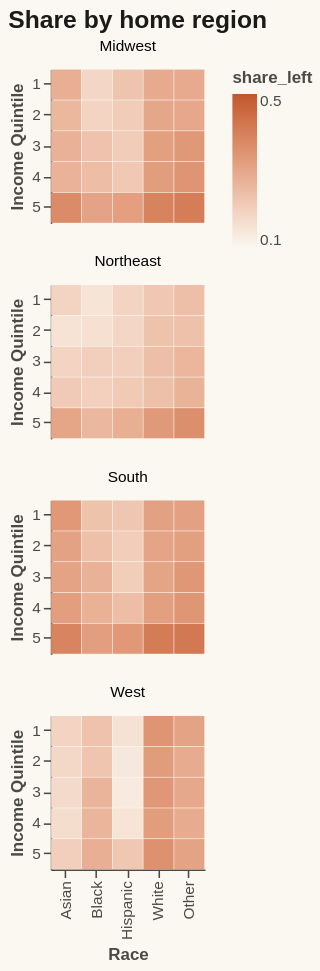

Notebook source saved alongside this figure:
### Code cell
#matrix by region
inc_race_region = (race_inc.groupby(["race", "income_quintile", "o_region"], as_index=False)
           .agg(total=("n", "sum"), stayed=("stayed", "sum")))
inc_race_region["share_left"] = 1 - inc_race_region["stayed"] / inc_race_region["total"]

chart = alt.Chart(inc_race_region).mark_rect().encode(
    alt.X("race:N", title = 'Race', sort = ["Asian", "Black", "Hispanic", "White", "Other"]),
    alt.Y("income_quintile:O", title = 'Income Quintile'),
    alt.Color('share_left', scale= seq(LOSS))
).facet(
    facet = alt.Facet("o_region", title = None),
    columns = 1
).properties(title = "Share by home region").configure_scale(bandPaddingInner=0.02)

chart.save("../static-viz/race-inc-region.svg")

### Figure 1 — Vega-Lite specification as saved in the notebook (floating-point values rounded to 4 significant figures)
{"config": {"background": "#faf8f1", "view": {"stroke": null}, "title": {"color": "#1a1a17", "fontSize": 16, "subtitleColor": "#4a4a44", "anchor": "start"}, "axis": {"labelColor": "#4a4a44", "titleColor": "#4a4a44", "gridColor": "#e9e6df", "domainColor": "#4a4a44", "tickColor": "#4a4a44"}, "legend": {"labelColor": "#4a4a44", "titleColor": "#4a4a44"}, "scale": {"bandPaddingInner": 0.02}}, "data": {"name": "data-cab139ab7f55f1f53bba81e597f198c3"}, "facet": {"field": "o_region", "title": null, "type": "nominal"}, "spec": {"mark": {"type": "rect"}, "encoding": {"color": {"field": "share_left", "scale": {"domain": [0.15, 0.5], "interpolate": "lab", "range": ["#faf8f1", "#c2562b"]}, "type": "quantitative"}, "x": {"field": "race", "sort": ["Asian", "Black", "Hispanic", "White", "Other"], "title": "Race", "type": "nominal"}, "y": {"field": "income_quintile", "title": "Income Quintile", "type": "ordinal"}}}, "columns": 1, "title": "Share by home region", "$schema": "https://vega.github.io/schema/vega-lite/v6.4.1.json", "datasets": {"data-cab139ab7f55f1f53bba81e597f198c3": [{"race": "Asian", "income_quintile": "1", "o_region": "Midwest", "total": 9730, "stayed": 6736, "share_left": 0.3077}, {"race": "Asian", "income_quintile": "1", "o_region": "Northeast", "total": 13665, "stayed": 10540, "share_left": 0.2287}, {"race": "Asian", "income_quintile": "1", "o_region": "South", "total": 15920, "stayed": 10208, "share_left": 0.3588}, {"race": "Asian", "income_quintile": "1", "o_region": "West", "total": 45358, "stayed": 35055, "share_left": 0.2271}, {"race": "Asian", "income_quintile": "2", "o_region": "Midwest", "total": 15914, "stayed": 11289, "share_left": 0.2906}, {"race": "Asian", "income_quintile": "2", "o_region": "Northeast", "total": 25103, "stayed": 20205, "share_left": 0.1951}, {"race": "Asian", "income_quintile": "2", "o_region": "South", "total": 22083, "stayed": 14686, "share_left": 0.335}, {"race": "Asian", "income_quintile": "2", "o_region": "West", "total": 61111, "stayed": 47747, "share_left": 0.2187}, {"race": "Asian", "income_quintile": "3", "o_region": "Midwest", "total": 20756, "stayed": 14474, "share_left": 0.3027}, {"race": "Asian", "income_quintile": "3", "o_region": "Northeast", "total": 28888, "stayed": 22311, "share_left": 0.2277}, {"race": "Asian", "income_quintile": "3", "o_region": "South", "total": 28594, "stayed": 19035, "share_left": 0.3343}, {"race": "Asian", "income_quintile": "3", "o_region": "West", "total": 75633, "stayed": 59358, "share_left": 0.2152}, {"race": "Asian", "income_quintile": "4", "o_region": "Midwest", "total": 21783, "stayed": 15283, "share_left": 0.2984}, {"race": "Asian", "income_quintile": "4", "o_region": "Northeast", "total": 26373, "stayed": 19817, "share_left": 0.2486}, {"race": "Asian", "income_quintile": "4", "o_region": "South", "total": 26394, "stayed": 17297, "share_left": 0.3447}, {"race": "Asian", "income_quintile": "4", "o_region": "West", "total": 80268, "stayed": 63640, "share_left": 0.2072}, {"race": "Asian", "income_quintile": "5", "o_region": "Midwest", "total": 24104, "stayed": 14787, "share_left": 0.3865}, {"race": "Asian", "income_quintile": "5", "o_region": "Northeast", "total": 43557, "stayed": 29271, "share_left": 0.328}, {"race": "Asian", "income_quintile": "5", "o_region": "South", "total": 31893, "stayed": 19112, "share_left": 0.4007}, {"race": "Asian", "income_quintile": "5", "o_region": "West", "total": 106333, "stayed": 80981, "share_left": 0.2384}, {"race": "Black", "income_quintile": "1", "o_region": "Midwest", "total": 373490, "stayed": 290247, "share_left": 0.2229}, {"race": "Black", "income_quintile": "1", "o_region": "Northeast", "total": 221842, "stayed": 178910, "share_left": 0.1935}, {"race": "Black", "income_quintile": "1", "o_region": "South", "total": 1110448, "stayed": 816316, "share_left": 0.2649}, {"race": "Black", "income_quintile": "1", "o_region": "West", "total": 124001, "stayed": 91128, "share_left": 0.2651}, {"race": "Black", "income_quintile": "2", "o_region": "Midwest", "total": 273923, "stayed": 211554, "share_left": 0.2277}, {"race": "Black", "income_quintile": "2", "o_region": "Northeast", "total": 232082, "stayed": 185336, "share_left": 0.2014}, {"race": "Black", "income_quintile": "2", "o_region": "South", "total": 780482, "stayed": 568959, "share_left": 0.271}, {"race": "Black", "income_quintile": "2", "o_region": "West", "total": 109084, "stayed": 80864, "share_left": 0.2587}, {"race": "Black", "income_quintile": "3", "o_region": "Midwest", "total": 111259, "stayed": 81688, "share_left": 0.2658}, {"race": "Black", "income_quintile": "3", "o_region": "Northeast", "total": 103177, "stayed": 78721, "share_left": 0.237}, {"race": "Black", "income_quintile": "3", "o_region": "South", "total": 288736, "stayed": 202139, "share_left": 0.2999}, {"race": "Black", "income_quintile": "3", "o_region": "West", "total": 58013, "stayed": 40796, "share_left": 0.2968}, {"race": "Black", "income_quintile": "4", "o_region": "Midwest", "total": 64928, "stayed": 46974, "share_left": 0.2765}, {"race": "Black", "income_quintile": "4", "o_region": "Northeast", "total": 52267, "stayed": 39923, "share_left": 0.2362}, {"race": "Black", "income_quintile": "4", "o_region": "South", "total": 184063, "stayed": 128253, "share_left": 0.3032}, {"race": "Black", "income_quintile": "4", "o_region": "West", "total": 36993, "stayed": 26071, "share_left": 0.2952}, {"race": "Black", "income_quintile": "5", "o_region": "Midwest", "total": 40668, "stayed": 27137, "share_left": 0.3327}, {"race": "Black", "income_quintile": "5", "o_region": "Northeast", "total": 41400, "stayed": 29493, "share_left": 0.2876}, {"race": "Black", "income_quintile": "5", "o_region": "South", "total": 92348, "stayed": 60478, "share_left": 0.3451}, {"race": "Black", "income_quintile": "5", "o_region": "West", "total": 29666, "stayed": 20552, "share_left": 0.3072}, {"race": "Hispanic", "income_quintile": "1", "o_region": "Midwest", "total": 89317, "stayed": 65986, "share_left": 0.2612}, {"race": "Hispanic", "income_quintile": "1", "o_region": "Northeast", "total": 211920, "stayed": 163277, "share_left": 0.2295}, {"race": "Hispanic", "income_quintile": "1", "o_region": "South", "total": 427719, "stayed": 317524, "share_left": 0.2576}, {"race": "Hispanic", "income_quintile": "1", "o_region": "West", "total": 465261, "stayed": 373283, "share_left": 0.1977}, {"race": "Hispanic", "income_quintile": "2", "o_region": "Midwest", "total": 96392, "stayed": 72804, "share_left": 0.2447}, {"race": "Hispanic", "income_quintile": "2", "o_region": "Northeast", "total": 169457, "stayed": 131604, "share_left": 0.2234}, {"race": "Hispanic", "income_quintile": "2", "o_region": "South", "total": 379608, "stayed": 287789, "share_left": 0.2419}, {"race": "Hispanic", "income_quintile": "2", "o_region": "West", "total": 487913, "stayed": 398473, "share_left": 0.1833}, {"race": "Hispanic", "income_quintile": "3", "o_region": "Midwest", "total": 95076, "stayed": 71831, "share_left": 0.2445}, {"race": "Hispanic", "income_quintile": "3", "o_region": "Northeast", "total": 99216, "stayed": 75526, "share_left": 0.2388}, {"race": "Hispanic", "income_quintile": "3", "o_region": "South", "total": 307826, "stayed": 233639, "share_left": 0.241}, {"race": "Hispanic", "income_quintile": "3", "o_region": "West", "total": 494768, "stayed": 405941, "share_left": 0.1795}, {"race": "Hispanic", "income_quintile": "4", "o_region": "Midwest", "total": 77456, "stayed": 57844, "share_left": 0.2532}, {"race": "Hispanic", "income_quintile": "4", "o_region": "Northeast", "total": 65843, "stayed": 49515, "share_left": 0.248}, {"race": "Hispanic", "income_quintile": "4", "o_region": "South", "total": 179874, "stayed": 129911, "share_left": 0.2778}, {"race": "Hispanic", "income_quintile": "4", "o_region": "West", "total": 317693, "stayed": 256438, "share_left": 0.1928}, {"race": "Hispanic", "income_quintile": "5", "o_region": "Midwest", "total": 40584, "stayed": 26674, "share_left": 0.3427}, {"race": "Hispanic", "income_quintile": "5", "o_region": "Northeast", "total": 55424, "stayed": 38321, "share_left": 0.3086}, {"race": "Hispanic", "income_quintile": "5", "o_region": "South", "total": 107378, "stayed": 68928, "share_left": 0.3581}, {"race": "Hispanic", "income_quintile": "5", "o_region": "West", "total": 171294, "stayed": 127407, "share_left": 0.2562}, {"race": "Other", "income_quintile": "1", "o_region": "Midwest", "total": 100459, "stayed": 68572, "share_left": 0.3174}, {"race": "Other", "income_quintile": "1", "o_region": "Northeast", "total": 72422, "stayed": 52752, "share_left": 0.2716}, {"race": "Other", "income_quintile": "1", "o_region": "South", "total": 213512, "stayed": 141055, "share_left": 0.3394}, {"race": "Other", "income_quintile": "1", "o_region": "West", "total": 164536, "stayed": 109739, "share_left": 0.333}, {"race": "Other", "income_quintile": "2", "o_region": "Midwest", "total": 78874, "stayed": 53260, "share_left": 0.3247}, {"race": "Other", "income_quintile": "2", "o_region": "Northeast", "total": 63514, "stayed": 46497, "share_left": 0.2679}, {"race": "Other", "income_quintile": "2", "o_region": "South", "total": 151983, "stayed": 100211, "share_left": 0.3406}, {"race": "Other", "income_quintile": "2", "o_region": "West", "total": 151501, "stayed": 103666, "share_left": 0.3157}, {"race": "Other", "income_quintile": "3", "o_region": "Midwest", "total": 59943, "stayed": 38589, "share_left": 0.3562}, {"race": "Other", "income_quintile": "3", "o_region": "Northeast", "total": 43160, "stayed": 30531, "share_left": 0.2926}, {"race": "Other", "income_quintile": "3", "o_region": "South", "total": 106306, "stayed": 68036, "share_left": 0.36}, {"race": "Other", "income_quintile": "3", "o_region": "West", "total": 130875, "stayed": 88650, "share_left": 0.3226}, {"race": "Other", "income_quintile": "4", "o_region": "Midwest", "total": 49094, "stayed": 31187, "share_left": 0.3647}, {"race": "Other", "income_quintile": "4", "o_region": "Northeast", "total": 33124, "stayed": 23192, "share_left": 0.2998}, {"race": "Other", "income_quintile": "4", "o_region": "South", "total": 76137, "stayed": 48477, "share_left": 0.3633}, {"race": "Other", "income_quintile": "4", "o_region": "West", "total": 108165, "stayed": 74150, "share_left": 0.3145}, {"race": "Other", "income_quintile": "5", "o_region": "Midwest", "total": 35525, "stayed": 20706, "share_left": 0.4171}, {"race": "Other", "income_quintile": "5", "o_region": "Northeast", "total": 35561, "stayed": 22169, "share_left": 0.3766}, {"race": "Other", "income_quintile": "5", "o_region": "South", "total": 52970, "stayed": 30365, "share_left": 0.4268}, {"race": "Other", "income_quintile": "5", "o_region": "West", "total": 99952, "stayed": 66553, "share_left": 0.3342}, {"race": "White", "income_quintile": "1", "o_region": "Midwest", "total": 564795, "stayed": 385216, "share_left": 0.318}, {"race": "White", "income_quintile": "1", "o_region": "Northeast", "total": 337354, "stayed": 251050, "share_left": 0.2558}, {"race": "White", "income_quintile": "1", "o_region": "South", "total": 873596, "stayed": 578223, "share_left": 0.3381}, {"race": "White", "income_quintile": "1", "o_region": "West", "total": 361896, "stayed": 230012, "share_left": 0.3644}, {"race": "White", "income_quintile": "2", "o_region": "Midwest", "total": 865076, "stayed": 583695, "share_left": 0.3253}, {"race": "White", "income_quintile": "2", "o_region": "Northeast", "total": 528266, "stayed": 388486, "share_left": 0.2646}, {"race": "White", "income_quintile": "2", "o_region": "South", "total": 1086553, "stayed": 727386, "share_left": 0.3306}, {"race": "White", "income_quintile": "2", "o_region": "West", "total": 520874, "stayed": 338642, "share_left": 0.3499}, {"race": "White", "income_quintile": "3", "o_region": "Midwest", "total": 1314459, "stayed": 865875, "share_left": 0.3413}, {"race": "White", "income_quintile": "3", "o_region": "Northeast", "total": 764024, "stayed": 556299, "share_left": 0.2719}, {"race": "White", "income_quintile": "3", "o_region": "South", "total": 1398805, "stayed": 933664, "share_left": 0.3325}, {"race": "White", "income_quintile": "3", "o_region": "West", "total": 739134, "stayed": 473254, "share_left": 0.3597}, {"race": "White", "income_quintile": "4", "o_region": "Midwest", "total": 1665970, "stayed": 1089089, "share_left": 0.3463}, {"race": "White", "income_quintile": "4", "o_region": "Northeast", "total": 999568, "stayed": 728246, "share_left": 0.2714}, {"race": "White", "income_quintile": "4", "o_region": "South", "total": 1478212, "stayed": 975391, "share_left": 0.3402}, {"race": "White", "income_quintile": "4", "o_region": "West", "total": 872627, "stayed": 569380, "share_left": 0.3475}, {"race": "White", "income_quintile": "5", "o_region": "Midwest", "total": 1455017, "stayed": 867673, "share_left": 0.4037}, {"race": "White", "income_quintile": "5", "o_region": "Northeast", "total": 1333429, "stayed": 859858, "share_left": 0.3552}, {"race": "White", "income_quintile": "5", "o_region": "South", "total": 1485457, "stayed": 862643, "share_left": 0.4193}, {"race": "White", "income_quintile": "5", "o_region": "West", "total": 1086352, "stayed": 680117, "share_left": 0.3739}]}}
